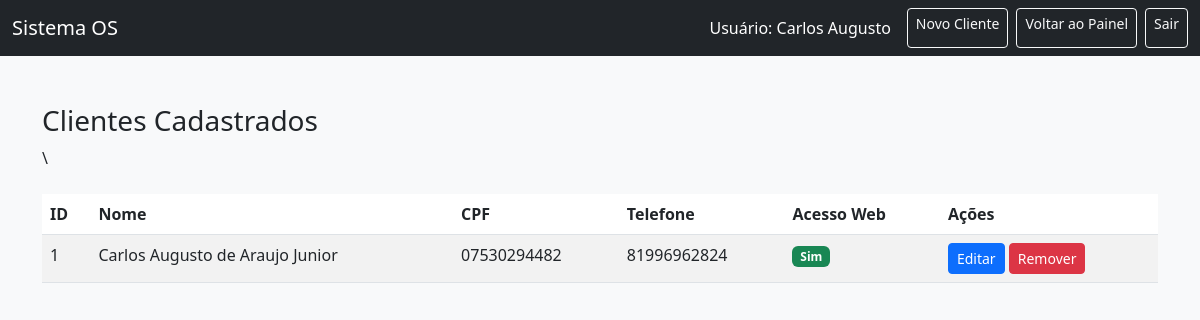
Page /listar_clientes (signed in) on the committed database.
### tables this page shows
CREATE TABLE clientes (
            id INTEGER PRIMARY KEY AUTOINCREMENT,
            nome TEXT NOT NULL,
            cpf TEXT NOT NULL UNIQUE,
            telefone TEXT
        );

### app.py (the view)
@app.route('/listar_clientes')
def listar_clientes():
    if 'permissao' not in session or session['permissao'] not in ['admin', 'atendente', 'tecnico']:
        flash('Você não tem permissão para acessar esta página.', 'warning')
        return redirect(url_for('dashboard'))
    conn = sqlite3.connect(DB)
    c = conn.cursor()
    c.execute("""
        SELECT
            c.id,
            c.nome,
            c.cpf,
            c.telefone,
            u.id IS NOT NULL AS tem_acesso_web
        FROM clientes c
        LEFT JOIN usuarios u ON c.id = u.id_cliente AND u.permissao = 'cliente'
        ORDER BY c.nome
    """)
    clientes = c.fetchall()
    conn.close()
    return render_template('listar_clientes.html', clientes=clientes)

### templates/listar_clientes.html (shortened to what this page needs)
<!DOCTYPE html>
<html lang="pt-br">
<head>
  <link href="https://cdn.jsdelivr.net/npm/bootstrap@5.3.0/dist/css/bootstrap.min.css" rel="stylesheet">
</head>
<body class="bg-light">
<nav class="navbar navbar-dark bg-dark">
  <div class="container-fluid">
    <a class="navbar-brand" href="{{ url_for('dashboard') }}">Sistema OS</a>
    <div class="d-flex">
      <span class="navbar-text text-white me-3">Usuário: {{ session['usuario_nome'] }}</span>
      <a href="{{ url_for('cadastrar_cliente') }}" class="btn btn-outline-light btn-sm me-2">Novo Cliente</a>
      <a href="{{ url_for('dashboard') }}" class="btn btn-outline-light btn-sm me-2">Voltar ao Painel</a>
      <a href="{{ url_for('logout') }}" class="btn btn-outline-light btn-sm">Sair</a>
    </div>
  </div>
</nav>
<div class="container py-5">
  <h3>Clientes Cadastrados</h3>
  <table class="table table-striped table-hover mt-4">
    <thead>
      <tr>
        <th>ID</th>
        <th>Nome</th>
        <th>CPF</th>
        <th>Telefone</th>
        <th>Acesso Web</th>
        <th>Ações</th>
      </tr>
    </thead>
    <tbody>
    {% for cliente in clientes %}
    <tr>
        <td>{{ cliente[0] }}</td>
        <td>{{ cliente[1] }}</td>
        <td>{{ cliente[2] }}</td> \
        <td>{{ cliente[3] or 'N/A' }}</td>
        <td>
          {% if cliente[4] %}
            <span class="badge bg-success">Sim</span>
          {% else %}
            <span class="badge bg-warning text-dark">Não</span>
          {% endif %}
        </td>
        <td>
          <a href="{{ url_for('editar_cliente', id=cliente[0]) }}" class="btn btn-sm btn-primary">Editar</a>
          <form action="{{ url_for('excluir_cliente', cliente_id=cliente[0]) }}" method="POST" style="display:inline;" onsubmit="return confirm('Tem certeza que deseja excluir o cliente {{ cliente[1] }}? Esta ação também removerá o acesso web do cliente (se existir) e só será possível se não houver ordens de serviço vinculadas. Esta ação é irreversível.');">
              <button type="submit" class="btn btn-sm btn-danger">Remover</button>
          </form>
        </td>
    </tr>
    {% endfor %}
</tbody>
  </table>
</div>
</body>
</html>

### rows in the picture
clientes: id "1", nome "Carlos Augusto de Araujo Junior", cpf "07530294482", telefone "81996962824"

### other values in the picture
{{ session['usuario_nome'] }} "Carlos Augusto"
